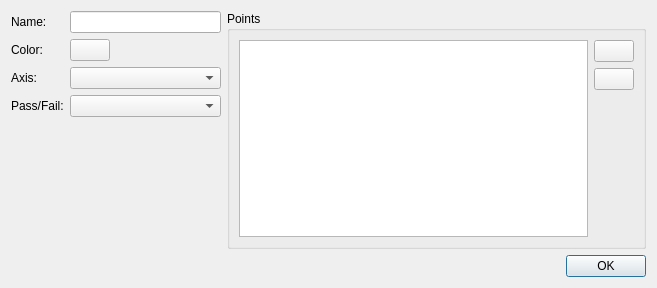
<?xml version="1.0" encoding="UTF-8"?>
<ui version="4.0">
 <class>XYPlotConstantLineEditDialog</class>
 <widget class="QDialog" name="XYPlotConstantLineEditDialog">
  <property name="geometry">
   <rect>
    <x>0</x>
    <y>0</y>
    <width>657</width>
    <height>288</height>
   </rect>
  </property>
  <property name="windowTitle">
   <string>Dialog</string>
  </property>
  <property name="modal">
   <bool>true</bool>
  </property>
  <layout class="QVBoxLayout" name="verticalLayout_3">
   <item>
    <layout class="QHBoxLayout" name="horizontalLayout_2" stretch="1,2">
     <item>
      <layout class="QVBoxLayout" name="verticalLayout_2">
       <item>
        <layout class="QFormLayout" name="formLayout">
         <item row="0" column="0">
          <widget class="QLabel" name="label">
           <property name="text">
            <string>Name:</string>
           </property>
          </widget>
         </item>
         <item row="0" column="1">
          <widget class="QLineEdit" name="name"/>
         </item>
         <item row="1" column="0">
          <widget class="QLabel" name="label_2">
           <property name="text">
            <string>Color:</string>
           </property>
          </widget>
         </item>
         <item row="1" column="1">
          <widget class="ColorPickerButton" name="color">
           <property name="sizePolicy">
            <sizepolicy hsizetype="Fixed" vsizetype="Fixed">
             <horstretch>0</horstretch>
             <verstretch>0</verstretch>
            </sizepolicy>
           </property>
           <property name="text">
            <string/>
           </property>
          </widget>
         </item>
         <item row="2" column="0">
          <widget class="QLabel" name="label_3">
           <property name="text">
            <string>Axis:</string>
           </property>
          </widget>
         </item>
         <item row="2" column="1">
          <widget class="QComboBox" name="axis"/>
         </item>
         <item row="3" column="0">
          <widget class="QLabel" name="label_4">
           <property name="text">
            <string>Pass/Fail:</string>
           </property>
          </widget>
         </item>
         <item row="3" column="1">
          <widget class="QComboBox" name="passFail"/>
         </item>
        </layout>
       </item>
       <item>
        <spacer name="verticalSpacer_2">
         <property name="orientation">
          <enum>Qt::Vertical</enum>
         </property>
         <property name="sizeHint" stdset="0">
          <size>
           <width>20</width>
           <height>40</height>
          </size>
         </property>
        </spacer>
       </item>
      </layout>
     </item>
     <item>
      <widget class="QGroupBox" name="groupBox">
       <property name="title">
        <string>Points</string>
       </property>
       <layout class="QHBoxLayout" name="horizontalLayout">
        <item>
         <widget class="QTableWidget" name="tableWidget">
          <property name="selectionMode">
           <enum>QAbstractItemView::SingleSelection</enum>
          </property>
         </widget>
        </item>
        <item>
         <layout class="QVBoxLayout" name="verticalLayout">
          <item>
           <widget class="QPushButton" name="addPoint">
            <property name="text">
             <string/>
            </property>
            <property name="icon">
             <iconset theme="list-add" resource="../icons.qrc">
              <normaloff>:/icons/add.png</normaloff>:/icons/add.png</iconset>
            </property>
           </widget>
          </item>
          <item>
           <widget class="QPushButton" name="removePoint">
            <property name="text">
             <string/>
            </property>
            <property name="icon">
             <iconset theme="list-remove" resource="../icons.qrc">
              <normaloff>:/icons/remove.png</normaloff>:/icons/remove.png</iconset>
            </property>
           </widget>
          </item>
          <item>
           <spacer name="verticalSpacer">
            <property name="orientation">
             <enum>Qt::Vertical</enum>
            </property>
            <property name="sizeHint" stdset="0">
             <size>
              <width>20</width>
              <height>40</height>
             </size>
            </property>
           </spacer>
          </item>
         </layout>
        </item>
       </layout>
      </widget>
     </item>
    </layout>
   </item>
   <item>
    <widget class="QDialogButtonBox" name="buttonBox">
     <property name="orientation">
      <enum>Qt::Horizontal</enum>
     </property>
     <property name="standardButtons">
      <set>QDialogButtonBox::Ok</set>
     </property>
    </widget>
   </item>
  </layout>
 </widget>
 <customwidgets>
  <customwidget>
   <class>ColorPickerButton</class>
   <extends>QPushButton</extends>
   <header>CustomWidgets/colorpickerbutton.h</header>
  </customwidget>
 </customwidgets>
 <resources>
  <include location="../icons.qrc"/>
 </resources>
 <connections>
  <connection>
   <sender>buttonBox</sender>
   <signal>accepted()</signal>
   <receiver>XYPlotConstantLineEditDialog</receiver>
   <slot>accept()</slot>
   <hints>
    <hint type="sourcelabel">
     <x>248</x>
     <y>254</y>
    </hint>
    <hint type="destinationlabel">
     <x>157</x>
     <y>274</y>
    </hint>
   </hints>
  </connection>
  <connection>
   <sender>buttonBox</sender>
   <signal>rejected()</signal>
   <receiver>XYPlotConstantLineEditDialog</receiver>
   <slot>reject()</slot>
   <hints>
    <hint type="sourcelabel">
     <x>316</x>
     <y>260</y>
    </hint>
    <hint type="destinationlabel">
     <x>286</x>
     <y>274</y>
    </hint>
   </hints>
  </connection>
 </connections>
</ui>
